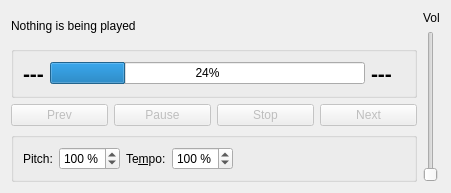
<?xml version="1.0" encoding="UTF-8"?>
<ui version="4.0">
 <class>PlayerWidget</class>
 <widget class="QWidget" name="PlayerWidget">
  <property name="geometry">
   <rect>
    <x>0</x>
    <y>0</y>
    <width>451</width>
    <height>193</height>
   </rect>
  </property>
  <property name="sizePolicy">
   <sizepolicy hsizetype="Minimum" vsizetype="Fixed">
    <horstretch>0</horstretch>
    <verstretch>0</verstretch>
   </sizepolicy>
  </property>
  <property name="windowTitle">
   <string>P&amp;layer controls</string>
  </property>
  <layout class="QHBoxLayout" name="horizontalLayout_4">
   <item>
    <layout class="QVBoxLayout" name="verticalLayout_3">
     <item>
      <layout class="QVBoxLayout" name="verticalLayout">
       <item>
        <widget class="QLabel" name="lblInfo">
         <property name="sizePolicy">
          <sizepolicy hsizetype="Preferred" vsizetype="Expanding">
           <horstretch>0</horstretch>
           <verstretch>0</verstretch>
          </sizepolicy>
         </property>
         <property name="text">
          <string>Nothing is being played</string>
         </property>
        </widget>
       </item>
       <item>
        <widget class="QGroupBox" name="groupBox">
         <property name="sizePolicy">
          <sizepolicy hsizetype="Preferred" vsizetype="Preferred">
           <horstretch>1</horstretch>
           <verstretch>0</verstretch>
          </sizepolicy>
         </property>
         <property name="title">
          <string/>
         </property>
         <layout class="QHBoxLayout" name="horizontalLayout_2">
          <item>
           <widget class="QLabel" name="lblTimeCur">
            <property name="sizePolicy">
             <sizepolicy hsizetype="Minimum" vsizetype="Preferred">
              <horstretch>0</horstretch>
              <verstretch>0</verstretch>
             </sizepolicy>
            </property>
            <property name="toolTip">
             <string>Playing time</string>
            </property>
            <property name="whatsThis">
             <string>Time in minutes:seconds.tenth of milliseconds of how long the song has been played.</string>
            </property>
            <property name="text">
             <string>&lt;!DOCTYPE HTML PUBLIC &quot;-//W3C//DTD HTML 4.0//EN&quot; &quot;http://www.w3.org/TR/REC-html40/strict.dtd&quot;&gt;
&lt;html&gt;&lt;head&gt;&lt;meta name=&quot;qrichtext&quot; content=&quot;1&quot; /&gt;&lt;style type=&quot;text/css&quot;&gt;
p, li { white-space: pre-wrap; }
&lt;/style&gt;&lt;/head&gt;&lt;body style=&quot; font-family:'Liberation Sans'; font-size:12pt; font-weight:400; font-style:normal;&quot;&gt;
&lt;p style=&quot; margin-top:0px; margin-bottom:0px; margin-left:0px; margin-right:0px; -qt-block-indent:0; text-indent:0px;&quot;&gt;&lt;span style=&quot; font-size:16pt; font-weight:600;&quot;&gt;---&lt;/span&gt;&lt;/p&gt;&lt;/body&gt;&lt;/html&gt;</string>
            </property>
           </widget>
          </item>
          <item>
           <widget class="QProgressBar" name="seekBar">
            <property name="value">
             <number>24</number>
            </property>
           </widget>
          </item>
          <item>
           <widget class="QLabel" name="lblTimeRemaining">
            <property name="sizePolicy">
             <sizepolicy hsizetype="Minimum" vsizetype="Preferred">
              <horstretch>0</horstretch>
              <verstretch>0</verstretch>
             </sizepolicy>
            </property>
            <property name="toolTip">
             <string>Remaining time</string>
            </property>
            <property name="whatsThis">
             <string>Remaining time in minutes:seconds.tenth of milliseconds</string>
            </property>
            <property name="text">
             <string>&lt;!DOCTYPE HTML PUBLIC &quot;-//W3C//DTD HTML 4.0//EN&quot; &quot;http://www.w3.org/TR/REC-html40/strict.dtd&quot;&gt;
&lt;html&gt;&lt;head&gt;&lt;meta name=&quot;qrichtext&quot; content=&quot;1&quot; /&gt;&lt;style type=&quot;text/css&quot;&gt;
p, li { white-space: pre-wrap; }
&lt;/style&gt;&lt;/head&gt;&lt;body style=&quot; font-family:'Liberation Sans'; font-size:12pt; font-weight:400; font-style:normal;&quot;&gt;
&lt;p style=&quot; margin-top:0px; margin-bottom:0px; margin-left:0px; margin-right:0px; -qt-block-indent:0; text-indent:0px;&quot;&gt;&lt;span style=&quot; font-size:16pt; font-weight:600;&quot;&gt;---&lt;/span&gt;&lt;/p&gt;&lt;/body&gt;&lt;/html&gt;</string>
            </property>
           </widget>
          </item>
          <item>
           <widget class="QLabel" name="label">
            <property name="text">
             <string/>
            </property>
            <property name="pixmap">
             <pixmap>:/images/dryicons_clock.png</pixmap>
            </property>
           </widget>
          </item>
         </layout>
        </widget>
       </item>
       <item>
        <layout class="QHBoxLayout" name="horizontalLayout">
         <item>
          <widget class="PlayerButton" name="btnRew">
           <property name="enabled">
            <bool>false</bool>
           </property>
           <property name="toolTip">
            <string>Seeks five seconds backward</string>
           </property>
           <property name="whatsThis">
            <string>Seeks five seconds backward</string>
           </property>
           <property name="text">
            <string>Prev</string>
           </property>
          </widget>
         </item>
         <item>
          <widget class="PlayerButton" name="btnPausePlay">
           <property name="enabled">
            <bool>false</bool>
           </property>
           <property name="toolTip">
            <string>Plays or pauses a current playing song</string>
           </property>
           <property name="whatsThis">
            <string>Plays or pauses a current playing song</string>
           </property>
           <property name="text">
            <string>Pause</string>
           </property>
           <property name="shortcut">
            <string>Alt+P</string>
           </property>
          </widget>
         </item>
         <item>
          <widget class="PlayerButton" name="btnStop">
           <property name="enabled">
            <bool>false</bool>
           </property>
           <property name="toolTip">
            <string>Stops the currently playing song</string>
           </property>
           <property name="whatsThis">
            <string>Stops the currently playing song</string>
           </property>
           <property name="text">
            <string>Stop</string>
           </property>
          </widget>
         </item>
         <item>
          <widget class="PlayerButton" name="btnFwd">
           <property name="enabled">
            <bool>false</bool>
           </property>
           <property name="toolTip">
            <string>Seeks five seconds forward</string>
           </property>
           <property name="whatsThis">
            <string>Seeks five seconds forward</string>
           </property>
           <property name="text">
            <string>Next</string>
           </property>
          </widget>
         </item>
        </layout>
       </item>
      </layout>
     </item>
     <item>
      <widget class="QGroupBox" name="groupAdvanced">
       <property name="title">
        <string/>
       </property>
       <layout class="QHBoxLayout" name="horizontalLayout_3">
        <item>
         <widget class="QLabel" name="label_2">
          <property name="text">
           <string>Pitch:</string>
          </property>
          <property name="buddy">
           <cstring>spinPitch</cstring>
          </property>
         </widget>
        </item>
        <item>
         <widget class="QSpinBox" name="spinPitch">
          <property name="suffix">
           <string> %</string>
          </property>
          <property name="maximum">
           <number>200</number>
          </property>
          <property name="singleStep">
           <number>5</number>
          </property>
          <property name="value">
           <number>100</number>
          </property>
         </widget>
        </item>
        <item>
         <widget class="QLabel" name="label_3">
          <property name="text">
           <string>Te&amp;mpo:</string>
          </property>
          <property name="buddy">
           <cstring>spinTempo</cstring>
          </property>
         </widget>
        </item>
        <item>
         <widget class="QSpinBox" name="spinTempo">
          <property name="suffix">
           <string> %</string>
          </property>
          <property name="maximum">
           <number>200</number>
          </property>
          <property name="singleStep">
           <number>5</number>
          </property>
          <property name="value">
           <number>100</number>
          </property>
         </widget>
        </item>
        <item>
         <spacer name="horizontalSpacer">
          <property name="orientation">
           <enum>Qt::Horizontal</enum>
          </property>
          <property name="sizeHint" stdset="0">
           <size>
            <width>40</width>
            <height>20</height>
           </size>
          </property>
         </spacer>
        </item>
       </layout>
      </widget>
     </item>
    </layout>
   </item>
   <item>
    <layout class="QVBoxLayout" name="verticalLayout_2">
     <item>
      <widget class="QLabel" name="lblVolume">
       <property name="text">
        <string>Vol</string>
       </property>
      </widget>
     </item>
     <item>
      <widget class="QSlider" name="sliderVolume">
       <property name="orientation">
        <enum>Qt::Vertical</enum>
       </property>
      </widget>
     </item>
    </layout>
   </item>
  </layout>
 </widget>
 <customwidgets>
  <customwidget>
   <class>PlayerButton</class>
   <extends>QPushButton</extends>
   <header>playerbutton.h</header>
  </customwidget>
 </customwidgets>
 <resources/>
 <connections/>
</ui>
